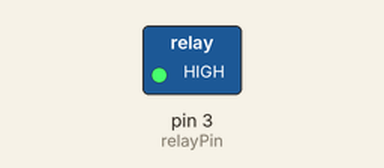
A sketch run on a simulated Arduino Uno, built with avr-gcc and run on an emulated ATmega328P. Parts: switched loads named in the sketch (green lamp = pin HIGH). Dashed ring = blinking.

Above: at 0.5 s.
Timing chart, 0 to 4.6 s (numbered marks = the images above):
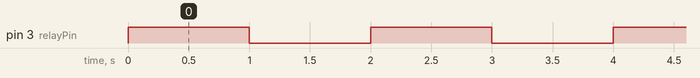

The sketch:

relay.ino
```cpp
const int relayPin =  3;
int relayState;
void setup() {
  pinMode(relayPin, OUTPUT);
}


void loop() {

   if (relayState == LOW) {
      relayState = HIGH;
    } else {
      relayState = LOW;
    }

  digitalWrite(relayPin, relayState);
delay(1000);
}
```

Measured:
- by itself, pin 3 (relayPin): alternates HIGH for 1.0 s and LOW for 1.0 s
